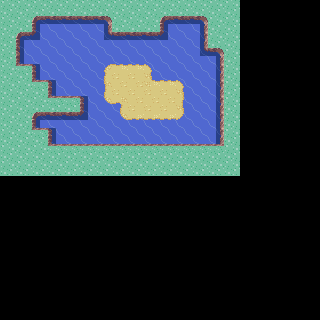

The image is a tile-based game level rendered from a .tmx file. Its description and complete source (layers, tilesets, objects, tile grids) follow:
An orthogonal 20x20 tile map with 16x16 px tiles, 1 tile layer (Tile Layer 1).

<map version="1.2" tiledversion="1.3.4" orientation="orthogonal" renderorder="right-down" width="20" height="20" tilewidth="16" tileheight="16" infinite="0" nextlayerid="2" nextobjectid="1">
 <tileset firstgid="1" source="Terrain.tsx" />
 <layer id="1" name="Tile Layer 1" width="20" height="20">
  <data encoding="csv">
1,1,1,1,1,1,1,1,1,1,1,1,1,1,1,0,0,0,0,0,
1,1,17,18,18,18,19,1,1,1,17,18,19,1,1,0,0,0,0,0,
1,17,45,74,74,74,47,18,18,18,45,74,76,1,1,0,0,0,0,0,
1,72,74,74,74,74,74,74,74,74,74,74,47,19,1,0,0,0,0,0,
1,100,101,74,74,74,309,283,283,313,74,74,74,76,1,0,0,0,0,0,
1,1,129,101,74,74,337,64,64,312,283,313,74,76,1,0,0,0,0,0,
1,1,1,129,130,101,365,366,64,64,64,341,74,76,1,0,0,0,0,0,
1,1,17,18,18,45,74,365,395,395,395,369,74,76,1,0,0,0,0,0,
1,1,129,101,74,74,74,74,74,74,74,74,74,76,1,0,0,0,0,0,
1,1,1,129,130,130,130,130,130,130,130,130,130,104,1,0,0,0,0,0,
1,1,1,1,1,1,1,1,1,1,1,1,1,1,1,0,0,0,0,0,
0,0,0,0,0,0,0,0,0,0,0,0,0,0,0,0,0,0,0,0,
0,0,0,0,0,0,0,0,0,0,0,0,0,0,0,0,0,0,0,0,
0,0,0,0,0,0,0,0,0,0,0,0,0,0,0,0,0,0,0,0,
0,0,0,0,0,0,0,0,0,0,0,0,0,0,0,0,0,0,0,0,
0,0,0,0,0,0,0,0,0,0,0,0,0,0,0,0,0,0,0,0,
0,0,0,0,0,0,0,0,0,0,0,0,0,0,0,0,0,0,0,0,
0,0,0,0,0,0,0,0,0,0,0,0,0,0,0,0,0,0,0,0,
0,0,0,0,0,0,0,0,0,0,0,0,0,0,0,0,0,0,0,0,
0,0,0,0,0,0,0,0,0,0,0,0,0,0,0,0,0,0,0,0
</data>
 </layer>
</map>